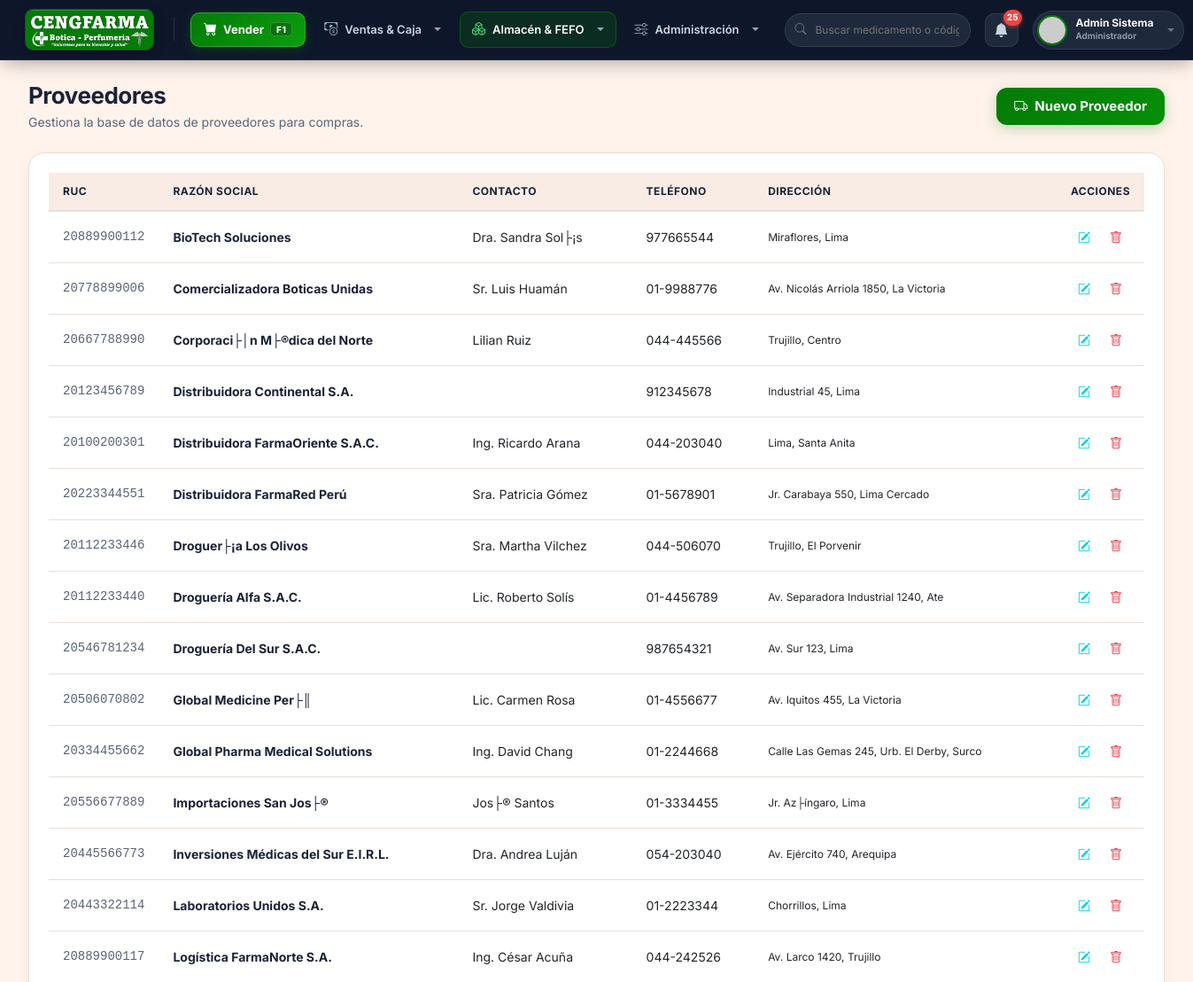
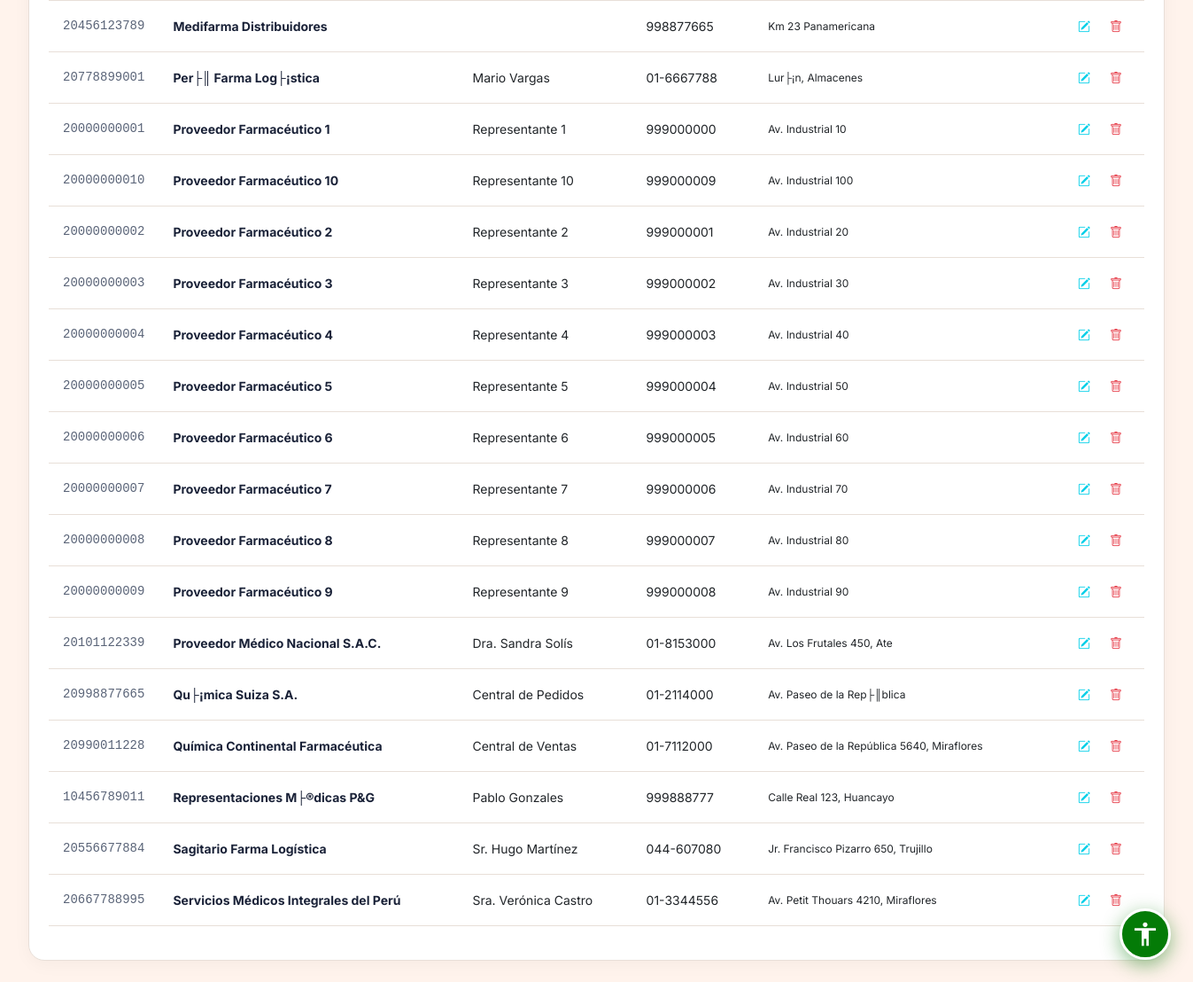
Page /public/proveedor/index (signed in) on the committed database (2 pictures, top to bottom).
### tables this page shows
CREATE TABLE IF NOT EXISTS `configuracion` (
  `id` int NOT NULL AUTO_INCREMENT,
  `clave` varchar(50) NOT NULL,
  `valor` text,
  `descripcion` varchar(255) DEFAULT NULL,
  PRIMARY KEY (`id`),
  UNIQUE KEY `clave` (`clave`)
);

CREATE TABLE IF NOT EXISTS `proveedores` (
  `id` int NOT NULL AUTO_INCREMENT,
  `ruc` varchar(20) NOT NULL,
  `razon_social` varchar(150) NOT NULL,
  `representante` varchar(150) DEFAULT NULL,
  `telefono` varchar(50) DEFAULT NULL,
  `direccion` varchar(255) DEFAULT NULL,
  `estado` tinyint(1) DEFAULT '1',
  PRIMARY KEY (`id`),
  UNIQUE KEY `ruc` (`ruc`)
);

### app/controllers/ProveedorController.php (called while the page is built, shortened)
<?php
class ProveedorController extends Controller {
    public function index() {
        $modelo = $this->model('Proveedor');
        $proveedores = $modelo->getAll();
        $this->view('proveedores/index', ['title' => 'Proveedores', 'proveedores' => $proveedores]);
    }
}

### app/core/App.php (called while the page is built, shortened)
<?php
class App {
    protected $method = 'login';
    public function __construct() {
        $url = $this->parseUrl();
        if (isset($url[0])) {
            $directFile = '../app/controllers/' . ucfirst($url[0]) . 'Controller.php';
            if (file_exists($directFile)) {
                unset($url[0]);
            }
        }
        $this->controller = new $this->controller;
        if (isset($url[1])) {
            if (method_exists($this->controller, $url[1])) {
                $this->method = $url[1];
                unset($url[1]);
            }
        }
        $this->params = $url ? array_values($url) : [];
        call_user_func_array([$this->controller, $this->method], $this->params);
    }
    public function parseUrl() {
        if (isset($_GET['url'])) {
            return explode('/', filter_var(rtrim($_GET['url'], '/'), FILTER_SANITIZE_URL));
        }
        return [];
    }
}

### public/index.php (called while the page is built, shortened)
<?php
require_once '../app/config/database.php';
require_once '../app/core/App.php';
require_once '../app/core/Controller.php';
$app = new App();

### app/models/Configuracion.php (called while the page is built, shortened)
<?php
class Configuracion {
    private $conn;
    private $table_name = "configuracion";
    public function __construct() {
        $database = new Database();
        $this->conn = $database->getConnection();
    }
    public function getAll() {
        $query = "SELECT clave, valor, descripcion FROM " . $this->table_name;
        $stmt = $this->conn->prepare($query);
        $stmt->execute();
        $results = [];
        while ($row = $stmt->fetch(PDO::FETCH_ASSOC)) {
            $results[$row['clave']] = [
                'valor' => $row['valor'],
                'descripcion' => $row['descripcion']
            ];
        }
        return $results;
    }
    public function get($clave, $default = null) {
        $query = "SELECT valor FROM " . $this->table_name . " WHERE clave = :clave LIMIT 1";
        $stmt = $this->conn->prepare($query);
        $stmt->bindParam(':clave', $clave);
        $stmt->execute();
        if($row = $stmt->fetch(PDO::FETCH_ASSOC)) {
            return ($row['valor'] !== null && $row['valor'] !== '') ? $row['valor'] : $default;
        }
        return $default;
    }
}

### app/config/database.php (called while the page is built, shortened)
<?php
class Database {
    private $host;
    private $db_name;
    private $username;
    private $password;
    private $port;
    public function __construct() {
        $this->host = getenv('DB_HOST') ?: "localhost";
        $this->db_name = getenv('DB_NAME') ?: "botica_db";
        $this->username = getenv('DB_USER') ?: "root";
        $this->password = getenv('DB_PASSWORD') !== false ? getenv('DB_PASSWORD') : "";
        $this->port = getenv('DB_PORT') ?: "3306";
    }
    public function getConnection() {
        $this->conn = null;
        try {
            $dsn = "mysql:host=" . $this->host . ";port=" . $this->port . ";dbname=" . $this->db_name;
            $this->conn = new PDO($dsn, $this->username, $this->password);
            $this->conn->exec("set names utf8");
        } catch(PDOException $exception) {
            echo "Error de conexión: " . $exception->getMessage();
        }
        return $this->conn;
    }
}
?>

### app/models/Inventario.php (called while the page is built, shortened)
<?php
class Inventario {
    private $conn;
    public function __construct($dbConn = null) {
        if ($dbConn) {
            $this->conn = $dbConn;
        } else {
            $db = new Database();
            $this->conn = $db->getConnection();
        }
    }
    public function getLotesProximosVencer($dias = 90) {
        $query = "SELECT p.id as id_producto, p.nombre_comercial as producto, l.id as id_lote, l.codigo_lote as lote, l.fecha_vencimiento, l.cantidad_disponible as stock
                  FROM inventario_lotes l
                  INNER JOIN productos p ON l.id_producto = p.id
                  WHERE l.cantidad_disponible > 0
                  AND l.estado = 1
                  AND l.fecha_vencimiento <= DATE_ADD(CURDATE(), INTERVAL :dias DAY)
                  ORDER BY l.fecha_vencimiento ASC";
        $stmt = $this->conn->prepare($query);
        $stmt->bindParam(':dias', $dias, PDO::PARAM_INT);
        $stmt->execute();
        return $stmt->fetchAll(PDO::FETCH_ASSOC);
    }
    public function getProductosBajoStock($limite = 20) {
        $query = "SELECT id, nombre_comercial as producto, stock_actual as stock, unidad_medida
                  FROM productos
                  WHERE stock_actual <= :limite AND estado = 1
                  ORDER BY stock_actual ASC";
        $stmt = $this->conn->prepare($query);
        $stmt->bindParam(':limite', $limite, PDO::PARAM_INT);
        $stmt->execute();
        return $stmt->fetchAll(PDO::FETCH_ASSOC);
    }
}

### app/models/Proveedor.php (called while the page is built, shortened)
<?php
class Proveedor {
    private $conn;
    public function __construct() {
        $db = new Database();
        $this->conn = $db->getConnection();
    }
    public function getAll() {
        $stmt = $this->conn->prepare("SELECT * FROM proveedores WHERE estado = 1 ORDER BY razon_social");
        $stmt->execute();
        return $stmt->fetchAll(PDO::FETCH_ASSOC);
    }
}

### app/views/proveedores/index.php (the view, shortened to what this page needs)
<div class="page-content">
    <div class="d-flex justify-content-between align-items-center mb-4">
        <div>
            <h1 class="page-title">Proveedores</h1>
            <div class="page-subtitle">Gestiona la base de datos de proveedores para compras.</div>
        </div>
        <button class="btn-primary-custom" style="width: auto; padding: 10px 20px;" data-bs-toggle="modal" data-bs-target="#modalProveedor" onclick="nuevoRegistro()">
            <i class="bi bi-truck"></i> Nuevo Proveedor
        </button>
    </div>
    <div class="card-metric">
        <div class="table-responsive">
            <table class="table table-hover align-middle" style="width: 100%; font-size: 14px;">
                <thead>
                    <tr>
                        <th width="120">RUC</th>
                        <th>Razón Social</th>
                        <th>Contacto</th>
                        <th>Teléfono</th>
                        <th>Dirección</th>
                        <th width="120" class="text-end">Acciones</th>
                    </tr>
                </thead>
                <tbody>
                    <?php if(empty($data['proveedores'])): ?>
                    <tr><td colspan="6" class="text-center text-muted">No hay datos registrados</td></tr>
                    <?php else: ?>
                    <?php foreach($data['proveedores'] as $prov): ?>
                    <tr>
                        <td style="color:var(--text-secondary); font-family:monospace;"><?php echo htmlspecialchars($prov['ruc']); ?></td>
                        <td style="font-weight:700; color:var(--text-primary);"><?php echo htmlspecialchars($prov['razon_social']); ?></td>
                        <td><?php echo htmlspecialchars($prov['representante'] ?? ''); ?></td>
                        <td><?php echo htmlspecialchars($prov['telefono'] ?? ''); ?></td>
                        <td style="font-size:12px;"><?php echo htmlspecialchars($prov['direccion'] ?? ''); ?></td>
                        <td class="text-end">
                            <button class="btn btn-sm" style="color: #00CFE8;" onclick="editarRegistro(<?php echo htmlspecialchars(json_encode($prov)); ?>)">
                                <i class="bi bi-pencil-square"></i>
                            </button>
                            <form action="<?php echo BASE_URL; ?>proveedor/delete" method="POST" class="d-inline" onsubmit="return confirm('¿Seguro que deseas eliminar este proveedor?');">
                                <button type="submit" class="btn btn-sm" style="color: var(--danger);" title="Eliminar">
                                    <i class="bi bi-trash"></i>
                                </button>
                            </form>
                        </td>
                    </tr>
                    <?php endforeach; ?>
                    <?php endif; ?>
                </tbody>
            </table>
        </div>
    </div>
</div>

### app/views/layouts/main.php (shortened to what this page needs)
<!DOCTYPE html>
<html lang="es">
<head>
    <link href="https://cdn.jsdelivr.net/npm/bootstrap@5.3.0/dist/css/bootstrap.min.css" rel="stylesheet">
    <link rel="stylesheet" href="https://cdn.jsdelivr.net/npm/bootstrap-icons@1.11.1/font/bootstrap-icons.css">
    <link rel="stylesheet" href="<?php echo BASE_URL; ?>css/style.css">
    <link rel="stylesheet" href="<?php echo BASE_URL; ?>css/accessibility.css">
</head>
<body class="ceng-body">
<?php
require_once '../app/models/Configuracion.php';
$_globalConfigModel = new Configuracion();
$_globalLogo = $_globalConfigModel->get('logo');
$configs     = $_globalConfigModel->getAll();
require_once '../app/models/Inventario.php';
$_globalInvModel = new Inventario();
$_lotesVencer = $_globalInvModel->getLotesProximosVencer(90);
$_stockBajo = $_globalInvModel->getProductosBajoStock(20);
$_totalNotifs = count($_lotesVencer) + count($_stockBajo);
$boticaName = $configs['nombre_botica']['valor'] ?? 'CENGFARMA';
$roles = [1 => 'Administrador', 2 => 'Farmacéutico', 3 => 'Cajero', 4 => 'Almacenero'];
$userRoleName = $roles[$_SESSION['rol_id'] ?? 1] ?? 'Usuario';
$effectiveLogo = !empty($_globalLogo) ? $_globalLogo : 'img/cengfarma_banner.png';
$logoSrc = (strpos($effectiveLogo, 'http') === 0) ? $effectiveLogo : BASE_URL . $effectiveLogo;
?>
<header id="cengfarma-topbar" class="ceng-topbar sticky-top">
    <div class="ceng-topbar-inner">
        <div class="ceng-topbar-left d-flex align-items-center gap-3">
            <div class="ceng-brand-area d-flex align-items-center gap-2">
                <?php
                $isDashboardActive = (strpos($_SERVER['REQUEST_URI'] ?? '', 'dashboard') !== false) || (trim($_SERVER['REQUEST_URI'] ?? '', '/') === 'public');
                ?>
                <a href="<?php echo BASE_URL; ?><?php echo ($_SESSION['rol_id'] == 1) ? 'dashboard/index' : 'venta/pos'; ?>"
                   class="ceng-brand-link <?php echo $isDashboardActive ? 'active-home' : ''; ?>"
                   title="Ir al Dashboard / Inicio">
                    <img src="<?php echo htmlspecialchars($logoSrc); ?>" alt="<?php echo htmlspecialchars($boticaName); ?>" class="ceng-brand-logo">
                </a>
            </div>
            <nav class="ceng-nav-menu d-none d-lg-flex align-items-center gap-2">
                <a href="<?php echo BASE_URL; ?>venta/pos" class="ceng-pos-btn" id="nav-pos" data-route="venta/pos" title="Ir a Punto de Venta (Atajo F1)">
                    <i class="bi bi-cart-fill"></i>
                    <span>Vender</span>
                    <span class="ceng-kbd-tag">F1</span>
                </a>
                <div class="dropdown ceng-dropdown">
                    <button class="ceng-nav-link dropdown-toggle" type="button" data-bs-toggle="dropdown" aria-expanded="false" data-route="caja,venta,cliente,puntos">
                        <i class="bi bi-cash-coin"></i>
                        <span>Ventas &amp; Caja</span>
                    </button>
                </div>
                <?php if(in_array($_SESSION['rol_id'], [1, 2, 4])): ?>
                <div class="dropdown ceng-dropdown">
                    <button class="ceng-nav-link dropdown-toggle" type="button" data-bs-toggle="dropdown" aria-expanded="false" data-route="producto,categoria,laboratorio,inventario,compra,proveedor">
                        <i class="bi bi-boxes"></i>
                        <span>Almacén &amp; FEFO</span>
                    </button>
                </div>
                <?php endif; ?>
                <div class="dropdown ceng-dropdown">
                    <button class="ceng-nav-link dropdown-toggle" type="button" data-bs-toggle="dropdown" aria-expanded="false" data-route="notificacion,reporte,usuario,configuracion,auditoria,sistema">
                        <i class="bi bi-sliders"></i>
                        <span>Administración</span>
                    </button>
                </div>
            </nav>
        </div>
        <div class="ceng-user-area d-flex align-items-center gap-2 gap-md-3">
            <form action="<?php echo BASE_URL; ?>producto/index" method="GET" class="ceng-quick-search d-none d-xl-flex">
                <i class="bi bi-search"></i>
                <input type="text" name="search" placeholder="Buscar medicamento o código..." value="<?php echo htmlspecialchars($_GET['search'] ?? '', ENT_QUOTES, 'UTF-8'); ?>">
            </form>
            <a href="<?php echo BASE_URL; ?>notificacion/index" class="ceng-alert-bell" title="Alertas Sanitarias">
                <i class="bi bi-bell-fill"></i>
                <?php if($_totalNotifs > 0): ?>
                <span class="ceng-bell-badge"><?php echo $_totalNotifs; ?></span>
                <?php endif; ?>
            </a>
            <div class="dropdown">
                <div class="ceng-user-card dropdown-toggle" data-bs-toggle="dropdown" aria-expanded="false" role="button" tabindex="0">
                    <img src="https://ui-avatars.com/api/?name=<?php echo urlencode($_SESSION['nombre'] ?? 'U'); ?>&background=047B07&color=fff&bold=true" alt="Avatar" class="ceng-avatar">
                    <div class="ceng-user-meta d-none d-sm-flex flex-column text-start">
                        <span class="ceng-user-fullname"><?php echo htmlspecialchars($_SESSION['nombre'] ?? 'Administrador', ENT_QUOTES, 'UTF-8'); ?></span>
                        <span class="ceng-user-role-badge"><?php echo $userRoleName; ?></span>
                    </div>
                </div>
            </div>
        </div>
    </div>
</header>
<div id="wrapper" class="ceng-wrapper">
    <main id="content-wrapper" class="ceng-main-viewport">
        <?php require_once '../app/views/' . $view . '.php'; ?>
    </main>
</div>
<?php require_once '../app/views/partials/accessibility_widget.php'; ?>
</body>
</html>

### rows in the picture
configuracion: valor (picture)
proveedores: ruc "20889900112", razon_social "BioTech Soluciones", representante "Dra. Sandra Sol├¡s", telefono "977665544", direccion "Miraflores, Lima"
proveedores: ruc "20778899006", razon_social "Comercializadora Boticas Unidas", representante "Sr. Luis Huamán", telefono "01-9988776", direccion "Av. Nicolás Arriola 1850, La Victoria"
proveedores: ruc "20667788990", razon_social "Corporaci├│n M├®dica del Norte", representante "Lilian Ruiz", telefono "044-445566", direccion "Trujillo, Centro"
proveedores: ruc "20123456789", razon_social "Distribuidora Continental S.A.", telefono "912345678", direccion "Industrial 45, Lima"
proveedores: ruc "20100200301", razon_social "Distribuidora FarmaOriente S.A.C.", representante "Ing. Ricardo Arana", telefono "044-203040", direccion "Lima, Santa Anita"
proveedores: ruc "20223344551", razon_social "Distribuidora FarmaRed Perú", representante "Sra. Patricia Gómez", telefono "01-5678901", direccion "Jr. Carabaya 550, Lima Cercado"
proveedores: ruc "20112233446", razon_social "Droguer├¡a Los Olivos", representante "Sra. Martha Vilchez", telefono "044-506070", direccion "Trujillo, El Porvenir"
proveedores: ruc "20112233440", razon_social "Droguería Alfa S.A.C.", representante "Lic. Roberto Solís", telefono "01-4456789", direccion "Av. Separadora Industrial 1240, Ate"
proveedores: ruc "20546781234", razon_social "Droguería Del Sur S.A.C.", telefono "987654321", direccion "Av. Sur 123, Lima"
proveedores: ruc "20506070802", razon_social "Global Medicine Per├║", representante "Lic. Carmen Rosa", telefono "01-4556677", direccion "Av. Iquitos 455, La Victoria"
proveedores: ruc "20334455662", razon_social "Global Pharma Medical Solutions", representante "Ing. David Chang", telefono "01-2244668", direccion "Calle Las Gemas 245, Urb. El Derby, Surco"
proveedores: ruc "20556677889", razon_social "Importaciones San Jos├®", representante "Jos├® Santos", telefono "01-3334455", direccion "Jr. Az├íngaro, Lima"
proveedores: ruc "20445566773", razon_social "Inversiones Médicas del Sur E.I.R.L.", representante "Dra. Andrea Luján", telefono "054-203040", direccion "Av. Ejército 740, Arequipa"
proveedores: ruc "20443322114", razon_social "Laboratorios Unidos S.A.", representante "Sr. Jorge Valdivia", telefono "01-2223344", direccion "Chorrillos, Lima"
proveedores: ruc "20889900117", razon_social "Logística FarmaNorte S.A.", representante "Ing. César Acuña", telefono "044-242526", direccion "Av. Larco 1420, Trujillo"
proveedores: ruc "20456123789", razon_social "Medifarma Distribuidores", telefono "998877665", direccion "Km 23 Panamericana"
proveedores: ruc "20778899001", razon_social "Per├║ Farma Log├¡stica", representante "Mario Vargas", telefono "01-6667788", direccion "Lur├¡n, Almacenes"
proveedores: ruc "20000000001", razon_social "Proveedor Farmacéutico 1", representante "Representante 1", telefono "999000000", direccion "Av. Industrial 10"
proveedores: ruc "20000000010", razon_social "Proveedor Farmacéutico 10", representante "Representante 10", telefono "999000009", direccion "Av. Industrial 100"
proveedores: ruc "20000000002", razon_social "Proveedor Farmacéutico 2", representante "Representante 2", telefono "999000001", direccion "Av. Industrial 20"
proveedores: ruc "20000000003", razon_social "Proveedor Farmacéutico 3", representante "Representante 3", telefono "999000002", direccion "Av. Industrial 30"
proveedores: ruc "20000000004", razon_social "Proveedor Farmacéutico 4", representante "Representante 4", telefono "999000003", direccion "Av. Industrial 40"
proveedores: ruc "20000000005", razon_social "Proveedor Farmacéutico 5", representante "Representante 5", telefono "999000004", direccion "Av. Industrial 50"
proveedores: ruc "20000000006", razon_social "Proveedor Farmacéutico 6", representante "Representante 6", telefono "999000005", direccion "Av. Industrial 60"
proveedores: ruc "20000000007", razon_social "Proveedor Farmacéutico 7", representante "Representante 7", telefono "999000006", direccion "Av. Industrial 70"
proveedores: ruc "20000000008", razon_social "Proveedor Farmacéutico 8", representante "Representante 8", telefono "999000007", direccion "Av. Industrial 80"
proveedores: ruc "20000000009", razon_social "Proveedor Farmacéutico 9", representante "Representante 9", telefono "999000008", direccion "Av. Industrial 90"
proveedores: ruc "20101122339", razon_social "Proveedor Médico Nacional S.A.C.", representante "Dra. Sandra Solís", telefono "01-8153000", direccion "Av. Los Frutales 450, Ate"
proveedores: ruc "20998877665", razon_social "Qu├¡mica Suiza S.A.", representante "Central de Pedidos", telefono "01-2114000", direccion "Av. Paseo de la Rep├║blica"
proveedores: ruc "20990011228", razon_social "Química Continental Farmacéutica", representante "Central de Ventas", telefono "01-7112000", direccion "Av. Paseo de la República 5640, Miraflores"
proveedores: ruc "10456789011", razon_social "Representaciones M├®dicas P&G", representante "Pablo Gonzales", telefono "999888777", direccion "Calle Real 123, Huancayo"
proveedores: ruc "20556677884", razon_social "Sagitario Farma Logística", representante "Sr. Hugo Martínez", telefono "044-607080", direccion "Jr. Francisco Pizarro 650, Trujillo"
proveedores: ruc "20667788995", razon_social "Servicios Médicos Integrales del Perú", representante "Sra. Verónica Castro", telefono "01-3344556", direccion "Av. Petit Thouars 4210, Miraflores"

### other values in the picture
$_totalNotifs "25"
$_SESSION['nombre'] "Admin Sistema"
$userRoleName "Administrador"
